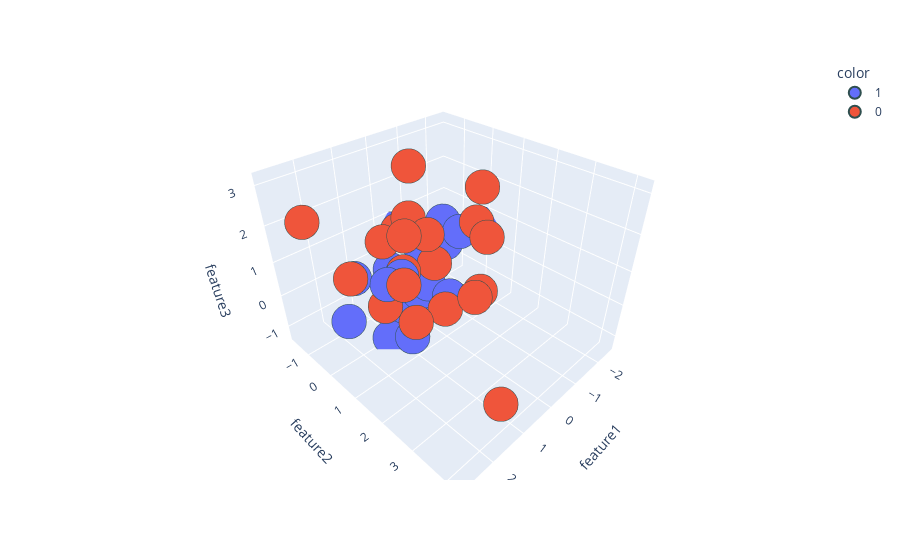

Notebook code cell kept with this figure:
### Code cell
import plotly.express as px
fig = px.scatter_3d(df, x=df['feature1'], y=df['feature2'], z=df['feature3'], color=df['target'].astype('str'))
fig.update_traces(marker = dict(size=12, line=dict(width=2, color='DarkSlateGrey')), selector=dict(mode='markers'))
fig.show()

### Figure 1 — Plotly figure (JSON) as saved in the notebook; plotly's stock layout.template omitted (floating-point values rounded to 4 significant figures)
{"data": [{"hovertemplate": "color=1<br>feature1=%{x}<br>feature2=%{y}<br>feature3=%{z}<extra></extra>", "legendgroup": "1", "marker": {"color": "#636efa", "line": {"color": "DarkSlateGrey", "width": 2}, "size": 12, "symbol": "circle"}, "mode": "markers", "name": "1", "scene": "scene", "showlegend": true, "type": "scatter3d", "x": [-0.3675, 0.4206, 1.968, -2.506, 0.3223, -0.3316, 0.667, -1.01, 0.2411, -0.04544, -0.9926, -0.4208, 0.9486, 1.415, 1.045, -1.838, 0.1901, -0.02254, 1.267, 1.772], "y": [-1.137, 0.4116, -0.5478, 0.147, 0.06034, -1.632, 0.02581, 0.4417, -0.9525, 1.041, -0.1613, -0.552, 0.7017, 0.4577, 0.5382, -0.9388, 0.5121, 0.01342, 0.1736, -0.3475], "z": [-1.322, -0.07132, -0.6794, 0.6062, -1.043, 0.6191, -0.7776, 1.129, -0.1363, -0.09403, 1.192, -0.1211, -1.051, 0.7289, 0.8121, -0.2018, 0.1315, 0.9359, -1.223, 0.6701]}, {"hovertemplate": "color=0<br>feature1=%{x}<br>feature2=%{y}<br>feature3=%{z}<extra></extra>", "legendgroup": "0", "marker": {"color": "#EF553B", "line": {"color": "DarkSlateGrey", "width": 2}, "size": 12, "symbol": "circle"}, "mode": "markers", "name": "0", "scene": "scene", "showlegend": true, "type": "scatter3d", "x": [0.1771, 1.425, 2.224, -0.7233, 2.823, -1.39, 0.3849, 1.677, 1.438, 0.2907, 0.7319, -1.028, -0.7643, 2.011, 0.8989, 1.01, 1.251, 0.2046, 0.7489, 1.234], "y": [-0.5981, 1.441, 0.2304, 1.461, -0.3329, 0.6667, 1.324, 4.188, 1.1, 0.867, 0.5174, 1.131, 1.567, 1.921, 0.436, 1.438, 0.1864, -0.01154, 2.593, 0.05278], "z": [1.227, 0.1826, 1.192, -0.08537, 2.637, 1.344, -0.1032, -0.08056, 1.065, 0.9826, 2.245, 2.603, 1.549, 2.933, 0.821, 2.328, 1.704, 3.151, 1.171, -0.2616]}], "layout": {"legend": {"title": {"text": "color"}, "tracegroupgap": 0}, "margin": {"t": 60}, "scene": {"domain": {"x": [0, 1], "y": [0, 1]}, "xaxis": {"title": {"text": "feature1"}}, "yaxis": {"title": {"text": "feature2"}}, "zaxis": {"title": {"text": "feature3"}}}}}
